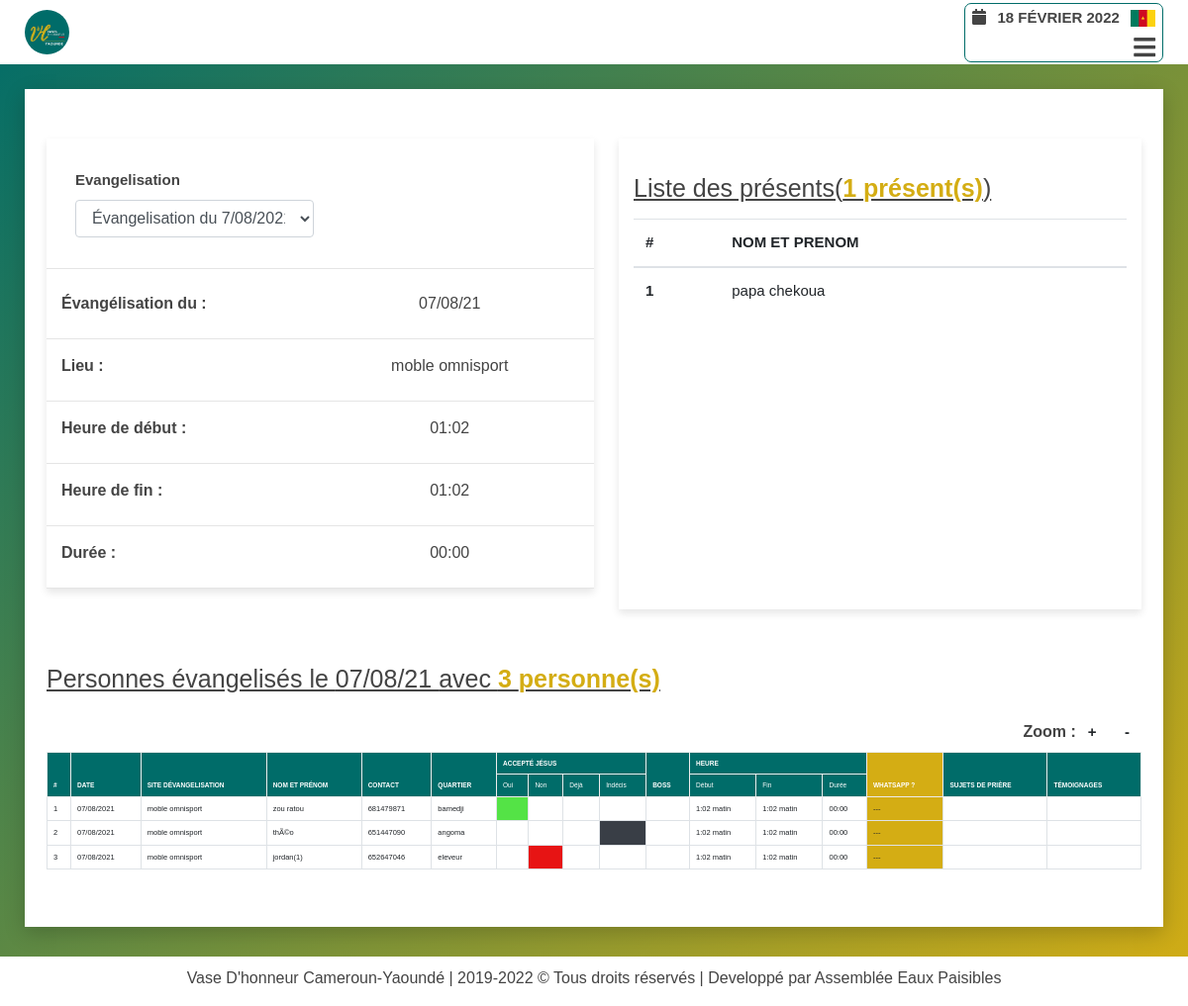
/evangelisation/ (signed in), run on the app's committed database.
### evangelisation/models.py (models this page shows, shortened)
class Evangelisation(models.Model):
    status = (
        ('oui', 'Oui'),
        ('non', 'Non')
    )
    day = models.DateField(verbose_name="Jour d'évangélisation",
            default=timezone.now, unique=True,
            error_messages={'unique':"ce moment d'évangelisation existe déjà"})
    heure_de_debut = models.TimeField(default=timezone.now, verbose_name="Heure de début")
    heure_de_fin = models.TimeField(default=timezone.now, verbose_name="Heure de fin")
    site = models.ForeignKey(Site, related_name="evangelisations", verbose_name="Lieu d'évangelisation",
                            on_delete=models.SET_NULL, blank=True,  null=True)
    author = models.ForeignKey(User, related_name='evangs', on_delete=models.SET_NULL,
                                blank=True, null=True, verbose_name="créer par ")
    boss = models.ManyToManyField(Participant, related_name='participations',
                                blank=True, verbose_name="Qui sont présents ?")
    observation = models.TextField(verbose_name="Observations", null=True, blank=True)
    def __str__(self):
        if self.day.month >=10:
            return f"Évangelisation du {self.day.day}/{self.day.month}/{self.day.year}"
        else:
            return f"Évangelisation du {self.day.day}/0{self.day.month}/{self.day.year}"
    def dure(self):
        rest = None
        debut_minites = self.heure_de_debut.hour*60 + self.heure_de_debut.minute
        fin_minites = self.heure_de_fin.hour*60 + self.heure_de_fin.minute
        if debut_minites<=fin_minites:
            heure = (fin_minites - debut_minites)//60
            mini = (fin_minites - debut_minites)%60
            if 0<=heure<=9:
                if 0<=mini<=9:
                    rest = f"0{int(heure)}:0{mini}"
                else:
                    rest = f"0{int(heure)}:{mini}"
            else:
                if 0<=mini<=9:
                    rest = f"{int(heure)}:0{mini}"
                rest = f"{heure}:{mini}"
        else:
            return f"calcule impossible"
        return rest

class Site(models.Model):
    status = (
        ('oui', 'Oui'),
        ('non', 'Non')
    )
    nom_site_evangelisation = models.CharField(max_length=200,
                        verbose_name="site d'évangélisation",
                        help_text="le nom du site doit avoir au moins 03 caractères",
                        unique=True,
                        error_messages={'unique':"Un site avec ce nom existe déjà"})
    description = models.TextField(null=True, blank=True, verbose_name="Description", help_text="ajouter une description du site")
    image = models.ImageField(upload_to='images/site/%Y/%m/%d/', null=True, blank=True, help_text="ajouter une image")
    author = models.ForeignKey(User, related_name='sites',
                                on_delete=models.SET_NULL,
                                null=True,
                                verbose_name="ajouter par ")
    created = models.DateTimeField(auto_now_add=True)
    updated = models.DateTimeField(auto_now=True)
    class Meta:
        verbose_name = "Site d'évangélisation"
    def __str__(self):
        return self.nom_site_evangelisation

class Participant(models.Model):
    SEXE = (
        ('masculin', 'Masculin'),
        ('féminin', 'Féminin')
    )
    nom_et_prenom = models.CharField(max_length=200, unique=True, error_messages={'unique':"Un participant avec ce nom et\ou prénom existe déjà"})
    sexe = models.CharField(choices=SEXE, max_length=15, verbose_name='Sexe')
    author = models.ForeignKey(User, related_name='participants',
                                on_delete=models.SET_NULL,
                                blank=True,
                                null=True,
                                verbose_name="créer par ")
    created = models.DateTimeField(auto_now_add=True)
    updated = models.DateTimeField(auto_now=True)

class Person(models.Model):
    ACCEPTE_JESUS = (
        ('oui', 'Oui'),
        ('non', 'Non'),
        ('ras', 'Indécis'),
        ('déjà', 'Déjà')
    )
    SEXE = (
        ('masculin', 'Masculin'),
        ('féminin', 'Féminin')
    )
    WHATSAPP = (
        ('oui', 'Oui'),
        ('non', 'Non'),
    )
    author = models.ForeignKey(User, related_name='auth_personnes',
                                            on_delete=models.SET_NULL,
                                            blank=True,
                                            null=True,
                                            verbose_name="Enrgistré par ")
    evangelisation = models.ForeignKey(Evangelisation, related_name='personnes',
                                            on_delete=models.SET_NULL,
                                            blank=True,
                                            null=True,
                                            verbose_name="Moment d'évangelisation")
    date = models.DateField(auto_now_add=True)
    nom_et_prenom = models.CharField(max_length=200,
        verbose_name='Nom et Prénom',
        unique=True,
        null=False,
        help_text="ce champ doit avoir au moins trois caractères",
        error_messages={'unique':"Une personne avec ce nom existe déjà"})
    contacts = models.PositiveIntegerField(
                verbose_name="Numéro de téléphone",
                blank=True,
                null=True,
                unique=True,
                help_text="Le numéro de téléphone doit avoir 09 chiffres",
                error_messages={'unique':"Le numéro de télephone existe déjà"}
        )
    quartier_d_habitation = models.CharField(
        max_length=200,
        verbose_name="Quartier d'habitation",
        help_text="ce champ doit avoir au moins trois caractères",
        blank=True,
        null=True,
    )
    accepte_jesus = models.CharField(choices=ACCEPTE_JESUS, max_length=15, verbose_name='Accepté JÉSUS')
    sexe = models.CharField(choices=SEXE, max_length=15, verbose_name='Sexe')
    whatsapp = models.CharField(choices=WHATSAPP, max_length=15, verbose_name='Whatsapp', blank=True,  null=True)
    boss = models.ManyToManyField(Participant, related_name='personnes',
                        verbose_name="Qui l'ont évangelisé ?",
                        help_text="selectionner les personnes ayant évangelisés cette personne", blank=True)
    sujets_de_priere = models.TextField(verbose_name="Prière et observation", null=True, blank=True, help_text="ce champ est optionnel")
    temoignages = models.TextField(verbose_name="Témoignage", null=True, blank=True, help_text="ce champ est optionnel")
    created = models.DateTimeField(auto_now_add=True, verbose_name='créer à')
    updated = models.DateTimeField(auto_now=True, verbose_name='mis à jour à')
    class Meta:
        verbose_name = "Personne évangélisé"
        ordering = ('-nom_et_prenom',)

### evangelisation/views.py (the view)
# urls.py: path('', views.evangelisation_app_index, name="evangelisation_app_index"),
@login_required(login_url="user_login")
def evangelisation_app_index(request, annee=None):
    context = dict()
    evang_first = None
    evangs = None
    annees = list()
    annee = None
    year = int(datetime.date.today().year)
    for i in [0, 1, 2]:
        annees.append(year-i)
    evangs = Evangelisation.objects.all()
    if 'liste-evang' in request.GET:
        evang_first = Evangelisation.objects.get(id=int(request.GET['liste-evang']))
    else:
        evang_first = evangs.first()
    context['evang_first'] = evang_first
    context['evangs'] = evangs
    context['select_link'] = 'evangelisation'
    return render(request, 'index.html', context)

### evangelisation/templates/index.html (shortened to what this page needs)
{% extends 'base.html' %}
{% block hamburger %}
    <div class="menu-btn">
        <i class="fas fa-bars"></i>
    </div>
{% endblock hamburger %}
{% block content %}
<div class="home">
    <div class="wrapper-evang">
        <div class="row">
            <div class="col-md-6">
                <div class="wrapper-detail-evang">
                    <div class="evang-dropdow">
                        <div class="row">
                            <form action="{% url 'evangelisation:evangelisation_app_index' %}">
                                <div class="col-md-6">
                                    <div class="form-group pd-evang-form">
                                        <label for="liste-evang" ><b>Evangelisation</b></label>
                                        <select onchange="form.submit()" name="liste-evang" id="liste-evang" class="form-control">
                                            {% for evg in evangs %}
                                                <option
                                                {% if evang_first.id == evg.id %}
                                                    selected="true"
                                                {% endif %}
                                                    value="{{evg.id}}">{{evg}}</option>
                                            {% endfor %}
                                        </select>
                                    </div>
                                </div>
                            </form>
                        </div>
                    </div>
                    <dl class="dl-horizontal">
                        <div class="pt-2">
                            <div class="row">
                                <dt class="col-sm-6">Évangélisation du :</dt>
                                <dd class="col-sm-6">{{ evang_first.day|date:"d/m/y" }}</dd>
                            </div>
                            <div class="row">
                                <dt class="col-sm-6">Lieu :</dt>
                                <dd class="col-sm-6">{{ evang_first.site }}</dd>
                            </div>
                            <div class="row">
                                <dt class="col-sm-6">Heure de début :</dt>
                                <dd class="col-sm-6">{{ evang_first.heure_de_debut|time:'H:i' }}</dd>
                            </div>
                            <div class="row">
                                <dt class="col-sm-6">Heure de fin :</dt>
                                <dd class="col-sm-6">{{ evang_first.heure_de_fin|time:'H:i' }}</dd>
                            </div>
                            <div class="row">
                                <dt class="col-sm-6">Durée :</dt>
                                <dd class="col-sm-6">{{ evang_first.dure }}</dd>
                            </div>
                        </div>
                    </dl>
                </div>
            </div>
            <div class="col-md-6">
                <div class="wrapper-detail-participants">
                    <h2 class="mb-3 h-deco">
                        Liste des présents(<b style="color: #d4ad14;">{{evang_first.boss.count}} présent(s)</b>)
                    </h2>
                    <div class="rempl" {% if evang_first.boss.count > 0 %}style="height: 380px;overflow: auto;"{% endif %}>
                        <div class="table-responsive tab-elmt scroll-tab-elmt-evang-boss">
                            <table class="table table-hover" id="table-evang">
                                <thead>
                                    <tr>
                                        <th scope="col" rowspan="2">#</th>
                                        <th scope="col" rowspan="2">Nom et Prenom</th>
                                    </tr>
                                </thead>
                                <tbody>
                                    {% for boss in evang_first.boss.all %}
                                        <tr>
                                            <th scope="row">{{ forloop.counter }}</th>
                                            <td>{{ boss.nom_et_prenom }}</td>
                                        </tr>
                                    {% empty %}
                                        <p class="tabl_empty">pas de donnée</p>
                                    {% endfor %}
                                </tbody>
                            </table>
                        </div>
                    </div>
                </div>
            </div>
        </div>
    </div>
    <div class="wrapper-tabl-evang">
        <h2>Personnes évangelisés le {{evang_first.day|date:"d/m/y"}} avec
            {% if evang_first.personnes.count > 0 %}
                <b style="color: #d4ad14;"> {{ evang_first.personnes.count }} personne(s)</b>
            {% endif %}
        </h2>
        <div class="wrapper-zoom">
            <b>Zoom : </b>
            <div class="btn-zoom">
                <button id="btn-zoom-plus"
                type="button"
                class="btn btn-default btn-sm">
                +
                </button>
                <button id="btn-zoom-moins"
                type="button"
                class="btn btn-default btn-sm">-</button>
            </div>
        </div>
        {% include 'table-index.html' %}
    </div>
</div>
{% endblock content %}

### evangelisation/templates/table-index.html (shortened to what this page needs)
<div class="table-responsive">
    <table class="table table-bordered table-hover" id="person-evang">
        <thead>
            <tr>
                <th scope="col" rowspan="2" class="action-checkbox-column">
                    #
                </th>
                <th scope="col" rowspan="2">Date</th>
                <th scope="col" rowspan="2">Site dévangelisation</th>
                <th scope="col" rowspan="2">Nom et prénom</th>
                <th scope="col" rowspan="2">Contact</th>
                <th scope="col" rowspan="2">Quartier</th>
                <th scope="col" colspan="4">Accepté JÉSUS</th>
                <th scope="col" rowspan="2">Boss</th>
                <th scope="col" colspan="3">Heure</th>
                <th scope="col" rowspan="2" style="background-color: #d4ad14;">Whatsapp ?</th>
                <th scope="col" rowspan="2">Sujets de prière</th>
                <th scope="col" rowspan="2">Témoignages</th>
            </tr>
            <tr>
                <td>Oui</td>
                <td>Non</td>
                <td>Déjà</td>
                <td>Indécis</td>
                <td>Début</td>
                <td>Fin</td>
                <td>Durée</td>
            </tr>
        </thead>
        <tbody>
            {% for pers in evang_first.personnes.all %}
                <tr>
                    <td scope="row" class="action-checkbox">
                        {{forloop.counter}}
                    </td>
                    <td>{{ pers.evangelisation.day|date:"d/m/Y" }}</td>
                    <td>{{ pers.evangelisation.site }}</td>
                    <td>{{ pers.nom_et_prenom }}</td>
                    <td>{{ pers.contacts }}</td>
                    <td>{{ pers.quartier_d_habitation }}</td>
                    {% if pers.accepte_jesus == 'oui' %}
                        <td style="background-color: #54E346;"></td>
                        <td></td>
                        <td></td>
                        <td></td>
                    {% elif pers.accepte_jesus == 'non' %}
                        <td></td>
                        <td style="background-color: #E71414;"></td>
                        <td></td>
                        <td></td>
                    {% elif pers.accepte_jesus == 'déjà' %}
                        <td></td>
                        <td></td>
                        <td style="background-color: #3EDBF0;"></td>
                        <td></td>
                    {% elif pers.accepte_jesus == 'ras' %}
                        <td></td>
                        <td></td>
                        <td></td>
                        <td style="background-color: #393E46;"></td>
                    {% endif %}
                    <td>
                    </td>
                    <td>{{ pers.evangelisation.heure_de_debut }}</td>
                    <td>{{ pers.evangelisation.heure_de_fin }}</td>
                    <td>{{ pers.evangelisation.dure }}</td>
                    <td style="background-color: #d4ad14;">
                        {% if personne.whatsapp %}
                            {{ pers.whatsapp }}
                        {% else %}
                            ---
                        {% endif %}
                    </td>
                    <td style="min-width: 135px;">{{ pers.sujets_de_priere|truncatewords:3|linebreaks }}</td>
                    <td style="min-width: 135px;">{{ pers.temoignages|truncatewords:3|linebreaks }}</td>
                </tr>
            {% endfor %}
        </tbody>
    </table>
</div>

### data on the page
Evangelisation: day "07/08/21", site "moble omnisport", heure_de_debut "01:02", heure_de_fin "01:02", dure "00:00", boss.count "1", personnes.count "3"
Participant: nom_et_prenom "papa chekoua"
Person: evangelisation.day "07/08/2021", evangelisation.site "moble omnisport", nom_et_prenom "zou ratou", contacts "681479871", quartier_d_habitation "bamedji", accepte_jesus "oui" (drawn), evangelisation.heure_de_debut "1:02 matin", evangelisation.heure_de_fin "1:02 matin", evangelisation.dure "00:00"
Person: evangelisation.day "07/08/2021", evangelisation.site "moble omnisport", nom_et_prenom "thÃ©o", contacts "651447090", quartier_d_habitation "angoma", accepte_jesus "ras" (drawn), evangelisation.heure_de_debut "1:02 matin", evangelisation.heure_de_fin "1:02 matin", evangelisation.dure "00:00"
Person: evangelisation.day "07/08/2021", evangelisation.site "moble omnisport", nom_et_prenom "jordan(1)", contacts "652647046", quartier_d_habitation "eleveur", accepte_jesus "non" (drawn), evangelisation.heure_de_debut "1:02 matin", evangelisation.heure_de_fin "1:02 matin", evangelisation.dure "00:00"

### other printed values
form field liste-evang "Évangelisation du 7/08/2021"
